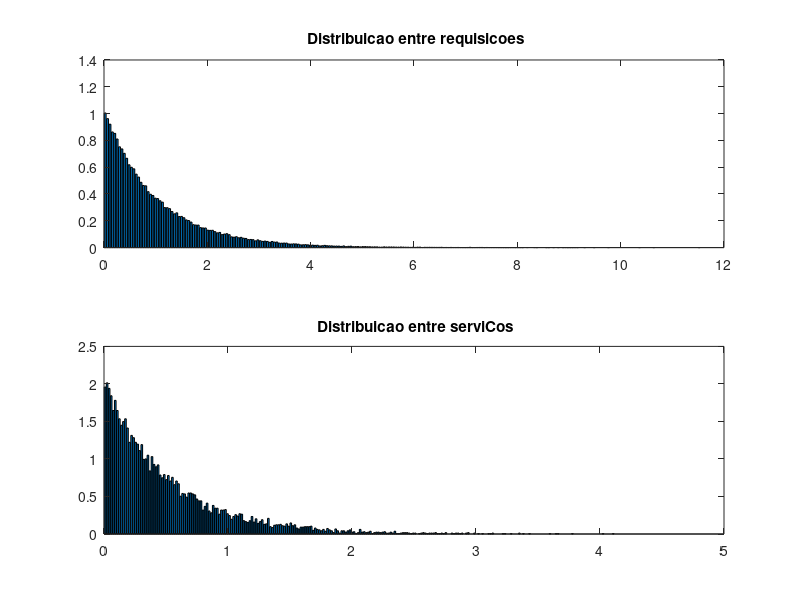
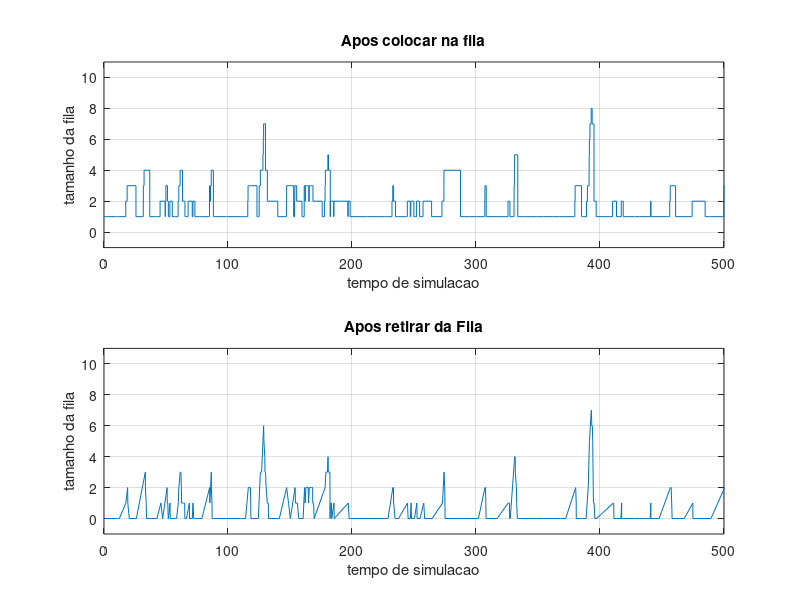

Here is the MATLAB script that generated these plots, in order:
clc; clear all; close all;
A = importdata('Gerado_Arrival.txt');
D = importdata('Gerado_Departure.txt');

popFila_filaSize = importdata('popFila_filaSize.txt');
popFila_simTime = importdata('popFila_simTime.txt');
pushFila_filaSize = importdata('pushFila_filaSize.txt');
pushFila_simTime = importdata('pushFila_simTime.txt');


subplot(2,1,1);
[h,centers]=hist(A,250);
h=h./length(h);
bar(centers,h/trapz(centers, h))
title(' Distribuicao entre requisicoes');

subplot(2,1,2);
[h2,centers2]=hist(D,250);
h2=h2./length(h2);
bar(centers2,h2/trapz(centers2, h2))
title(' Distribuicao entre serviCos');

figure()

interval=500;
subplot(2,1,2)
plot(popFila_simTime,popFila_filaSize);
grid on;
title('Apos retirar da Fila')
xlabel('tempo de simulacao')
ylabel('tamanho da fila')
xlim([0,interval])
ylim([-1,max(pushFila_filaSize)+1])
subplot(2,1,1)
stairs(pushFila_simTime,pushFila_filaSize);
xlabel('tempo de simulacao')
ylabel('tamanho da fila')
title('Apos colocar na fila')
ylim([-1,max(pushFila_filaSize)+1])
grid on;
xlim([0,interval])